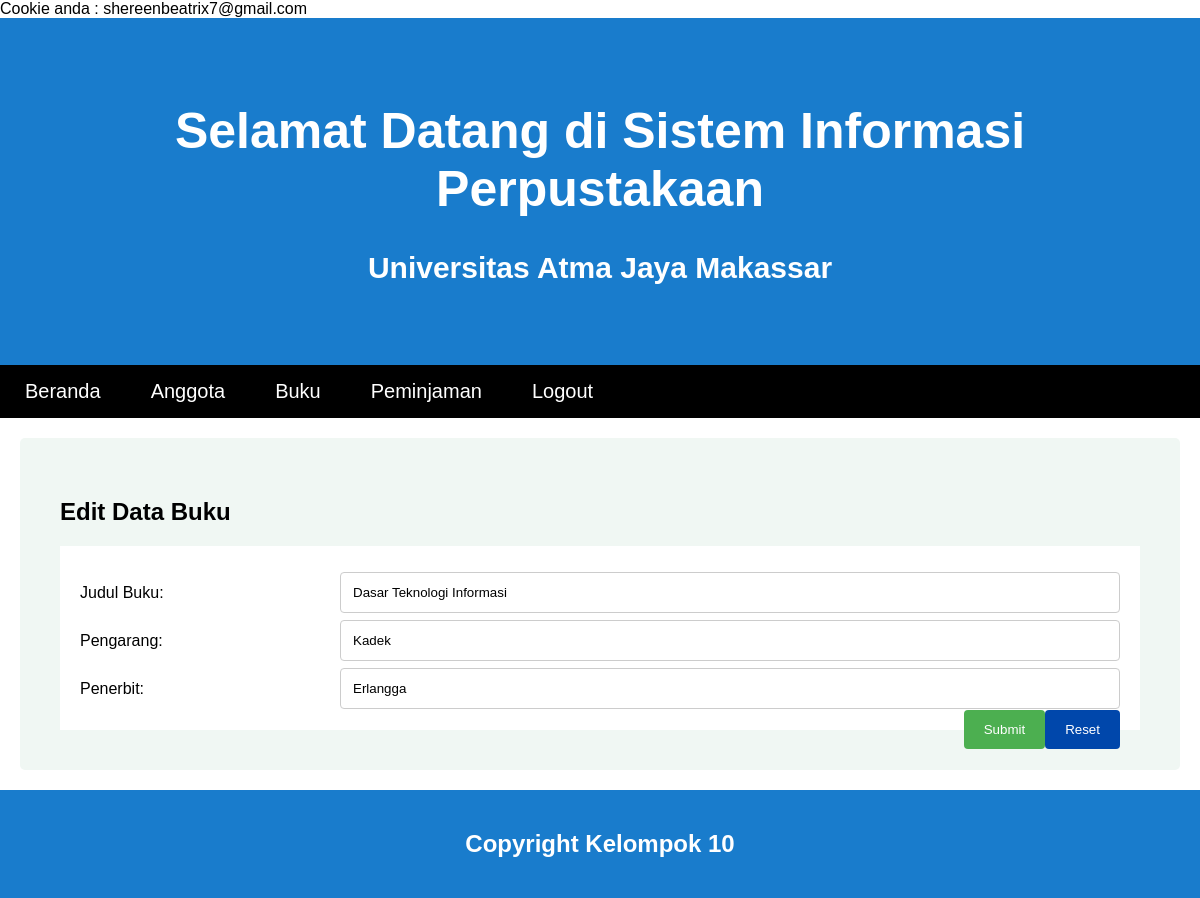
Screenshot of /editbuku.php?id_buku=1 (signed in) with the database file from the repository.
### tables this page shows
CREATE TABLE `buku` (
  `id_buku` int(3) NOT NULL,
  `judul_buku` varchar(30) NOT NULL,
  `pengarang` text NOT NULL,
  `penerbit` text NOT NULL
);

### editbuku.php (the view, shortened to what this page needs)
<!DOCTYPE html>
<html lang="en">
<head>
<link rel="stylesheet" href="main.css">
</head>
<body>
<?php
	$uname = $_COOKIE['username'];
		?>
Cookie anda : <?=$uname?>
<div class="header">
  <h1>Selamat Datang di Sistem Informasi Perpustakaan</h1>
  <h3>Universitas Atma Jaya Makassar</h3>
</div>
<div class="navbar">
  <a href="index.php">Beranda</a>
  <a href="anggota.php">Anggota</a>
  <a href="buku.php"  class="active">Buku</a>
  <a href="pinjam.php">Peminjaman</a>
  <a href="logout.php">Logout</a>
</div>
<div class="row">
  <div class="main">
<?php
 include "koneksi.php";
 $idbuku = $_GET['id_buku'];
 $queryinfo = mysqli_query($connect, "SELECT * FROM buku WHERE id_buku='$idbuku'");
 $info = mysqli_fetch_array($queryinfo);
?>
<div class="container">
<div class="text-center">
    <h2><b>Edit Data Buku</b></h2>
    </div>
    <div class="col">
    <div class="main">
    <form class="form-horizontal" method="post" action="editbuku.php">
        <div class="row">
          <div class="col-25">
            <label for="judul">Judul Buku:</label>
          </div>
            <div class="col-75">
            <input type="text" id="judul" placeholder="Masukkan Judul Buku" name="judul" value="<?=$info['judul_buku']?>">
            </div>
        </div>
        <div class="row">
          <div class="col-25">
            <label for="pengarang">Pengarang:</label>
          </div>
            <div class="col-75">
            <input type="text" id="pengarang" placeholder="Masukkan Pengarang" name="pengarang" value="<?=$info['pengarang']?>">
            </div>
        </div>
        <div class="row">
          <div class="col-25">
            <label for="penerbit">Penerbit:</label>
          </div>
            <div class="col-75">
            <input type="text" id="penerbit" placeholder="Masukkan Penerbit" name="penerbit" value="<?=$info['penerbit']?>">
            </div>
        </div>
            <input type="reset">
            <input type="submit" name="edit">
    </div>
</div>
</div>
</div>
</div>
<div class="footer">
<h2><b>Copyright Kelompok 10</div></h2>
</body>
</html>

### main.css (style rules this page uses)
* { box-sizing: border-box; }
body { font-family: Arial, Helvetica, sans-serif; margin: 0; }
.header { padding: 50px; text-align: center; background: #197ccc; color: white; }
.header h1 { font-size: 50px; }
.header h3 { font-size: 30px; }
.navbar { overflow: hidden; background-color: rgb(0, 0, 0); position: -webkit-sticky; top: 0; font-size: 20px; }
.navbar a { float: left; display: block; color: rgb(255, 255, 255); text-align: center; padding: 15px 25px; text-decoration: none; }
.row { display: -ms-flexbox; display: flex; -ms-flex-wrap: wrap; flex-wrap: wrap; }
.main { -ms-flex: 70%; flex: 70%; background-color: white; padding: 20px; }
.footer { padding: 20px; text-align: center; background: #197ccc; color: #fff; }
input[type=text], select, textarea { width: 100%; padding: 12px; border: 1px solid #ccc; border-radius: 4px; resize: vertical; }
label { padding: 12px 12px 12px 0; display: inline-block; }
input[type=reset] { background-color:#0047ab; color: white; padding: 12px 20px; border: none; border-radius: 4px; cursor: pointer; float: right; }
input[type=submit] { background-color: #4CAF50; color: white; padding: 12px 20px; border: none; border-radius: 4px; cursor: pointer; float: right; }
.container { border-radius: 5px; background-color: #f0f7f3; padding: 40px; }
.col-25 { float: left; width: 25%; margin-top: 6px; }
.col-75 { float: left; width: 75%; margin-top: 6px; }
.row:after { content: ""; display: table; clear: both; }

### rows the page displays
buku: judul "Dasar Teknologi Informasi", pengarang "Kadek", penerbit "Erlangga"

### other values shown
$uname "shereenbeatrix7@gmail.com"
